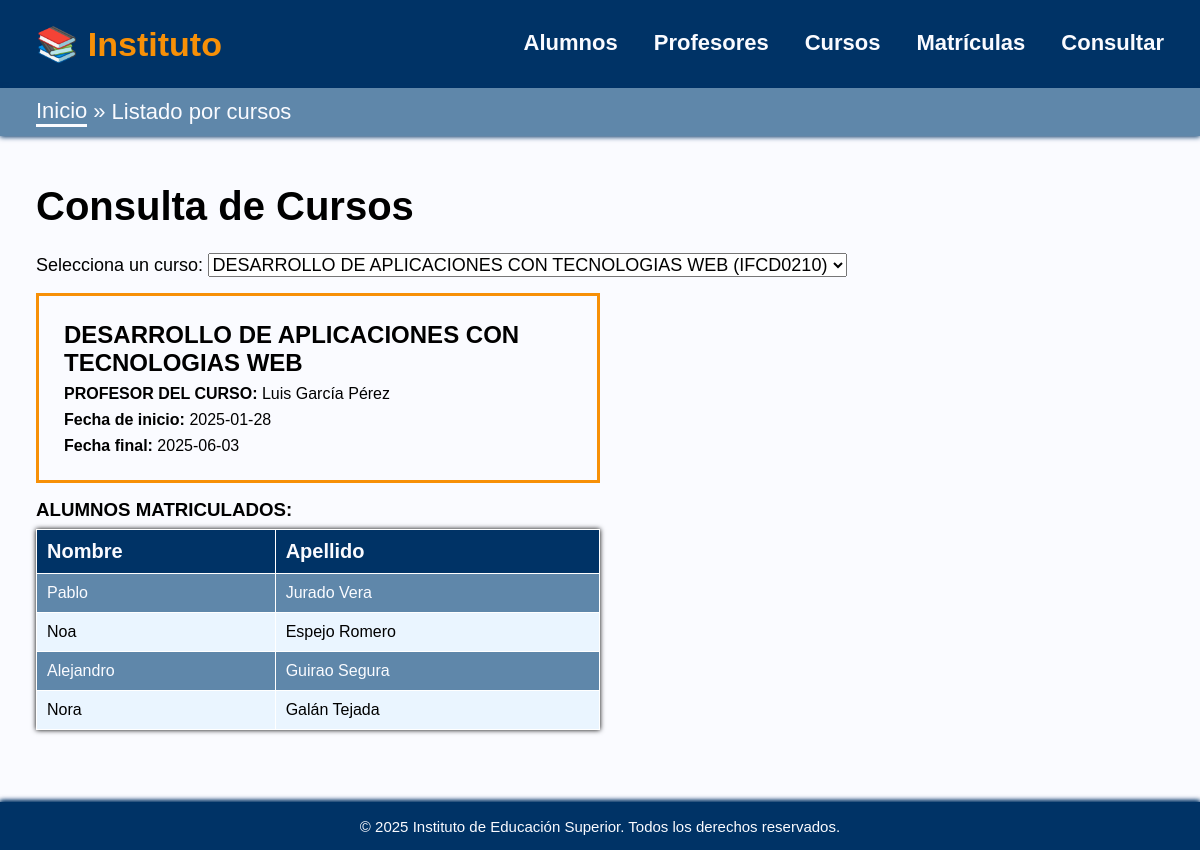
Screenshot of /consultas.php?buscar=IFCD0210 with the database file from the repository.
### tables this page shows
CREATE TABLE IF NOT EXISTS Curso(
    ID_Curso VARCHAR(8) PRIMARY KEY NOT NULL,
    Descripcion VARCHAR(150),
    Nombre_Curso VARCHAR(50),
    Estado_Curso VARCHAR(40) NOT NULL,
    DNIP VARCHAR(9),
    fecha_inicio DATE,
    fecha_fin DATE,
    FOREIGN KEY (DNIP) REFERENCES Profesor(DNI) 
        ON DELETE CASCADE 
        ON UPDATE CASCADE
);

CREATE TABLE IF NOT EXISTS Alumno(
    DNI VARCHAR(9) PRIMARY KEY NOT NULL,
    Cargo VARCHAR(15) NOT NULL,
    Nombre VARCHAR(30) NOT NULL,
    Apellido VARCHAR(60) NOT NULL,
    Telefono VARCHAR(15) NOT NULL,
    fecha_alta DATE NOT NULL,
    fecha_baja DATE,
    Estado_Alumno VARCHAR(40) NOT NULL
);

### consultas.php (the view, shortened to what this page needs)
<?php
$pdo = getPDO();
$cursos = $pdo->query("SELECT ID_Curso, Nombre_Curso FROM Curso ORDER BY Nombre_Curso ASC")->fetchAll(PDO::FETCH_ASSOC);
$cursoSeleccionado = null;
$alumnos = [];
if (!empty($_GET['buscar'])) {
    $idCurso = $_GET['buscar'];
    $stmt = $pdo->prepare("SELECT C.*, CONCAT(P.Nombre, ' ', P.Apellido) AS Nombre_Profesor FROM Curso C LEFT JOIN Profesor P ON C.DNIP = P.DNI WHERE C.ID_Curso = ?");
    $stmt->execute([$idCurso]);
    $cursoSeleccionado = $stmt->fetch(PDO::FETCH_ASSOC);
    $stmt2 = $pdo->prepare("SELECT A.Nombre, A.Apellido, A.DNI FROM Matricula M JOIN Alumno A ON M.DNIA = A.DNI WHERE M.IDCURSO = ?");
    $stmt2->execute([$idCurso]);
    $alumnos = $stmt2->fetchAll(PDO::FETCH_ASSOC);
}
?>
<!DOCTYPE html>
<html lang="es">
<head>
    <link rel="stylesheet" href="css/instituto.css">
</head>
<body>
<?php require "header.php"; ?>
    <div class="breadcrumbs">
        <a href="index.php">Inicio</a> &raquo; <span>Listado por cursos</span>
    </div>
    <main>
        <h1>Consulta de Cursos</h1>
        <form method="get">
            <label class="list" for="buscar">Selecciona un curso:</label>
            <select class="list" name="buscar" id="buscar" onchange="this.form.submit()">
                <?php foreach ($cursos as $curso): ?>
                    <option value="<?= $curso['ID_Curso'] ?>" <?= (isset($_GET['buscar']) && $_GET['buscar'] == $curso['ID_Curso']) ? 'selected' : '' ?>>
                        <?= htmlspecialchars($curso['Nombre_Curso']) ?> (<?= $curso['ID_Curso'] ?>)
                    </option>
                <?php endforeach; ?>
            </select>
        </form>
        <?php if ($cursoSeleccionado): ?>
            <div class="resumen-curso">
                <h2><?= htmlspecialchars($cursoSeleccionado['Nombre_Curso']) ?></h2>
                <span><strong>PROFESOR DEL CURSO:</strong> <?= htmlspecialchars($cursoSeleccionado['Nombre_Profesor'] ?? 'No asignado') ?></span>
                <span><strong>Fecha de inicio:</strong> <?= $cursoSeleccionado['fecha_inicio'] ?></span>
                <span><strong>Fecha final:</strong> <?= $cursoSeleccionado['fecha_fin'] ?? 'No asignada' ?></span>
            </div>
            <h3>ALUMNOS MATRICULADOS:</h3>
            <?php if (count($alumnos) > 0): ?>
                <table class="little">
                    <tr>
                        <th>Nombre</th>
                        <th>Apellido</th>
                    </tr>
                    <?php foreach ($alumnos as $a): ?>
                        <tr>
                            <td><?= htmlspecialchars($a['Nombre']) ?></td>
                            <td><?= htmlspecialchars($a['Apellido']) ?></td>
                        </tr>
                    <?php endforeach; ?>
                </table>
            <?php else: ?>
                <p>No hay alumnos matriculados en este curso.</p>
            <?php endif; ?>
        <?php elseif (isset($_GET['buscar'])): ?>
            <p><strong>Curso no encontrado.</strong></p>
        <?php endif; ?>
    </main>
 <footer><?php require "footer.php"; ?></footer>
</body>
</html>

### css/instituto.css (style rules this page uses)
:root { --background: #fafbff; --thtable: #036; --modify: #f79007; --buton: #D27C32; --delete: rgb(0, 20, 41); --thtableligh: #d0e9ff; --table1: #eaf5ff; --table2: #5f87aa; --border: #ffffff; }
html { scrollbar-width: none }
* { padding: 0; margin: 0px; box-sizing: border-box; font-family: Arial, sans-serif; }
body { background-color: var(--background); overflow-y: auto; }
footer { background-color: var(--thtable); color: var(--background); display: flex; justify-content: center; align-items: center; padding: 0vh 3vw; height: 6vh; position: fixed; bottom: 0; width: 100%; font-size: 15px; box-shadow: 0px -1px 5px var(--thtable); }
.breadcrumbs { background-color: var(--table2); padding: 1vh 3vw; height: 6vh; display: flex; justify-content: start; align-items: center; gap: .5vw; font-size: 22px; color: var(--background); box-shadow: 0px 1px 5px var(--thtable); }
.breadcrumbs a { text-decoration: none; color: var(--background); border-bottom: 3px solid var(--background); transition: all .3s ease; }
main { padding: 6vh 3vw 11vh; }
main h1 { margin-bottom: 3vh; font-size: 40px; }
table { width: 100%; border-collapse: collapse; margin: 4vh 0vw; background-color: var(--table1); box-shadow: 0px 0px 5px black; }
.little { margin-top: 1vh; width: 50%; }
th, td { padding: 10px; border: 1px solid var(--border); text-align: left; }
th { background-color: var(--thtable); color: var(--background); font-weight: 900; font-size: 20px; }
td { font-weight: 500; }
tr:nth-child(even) { background-color: var(--table2); color: var(--background); }
.list { font-size: 18px; }
.resumen-curso { margin: 2vh 0vw; padding: 25px; width: 50%; border: 3px solid var(--modify); display: flex; justify-content: center; align-items: start; flex-direction: column; gap:1vh; }

### rows the page displays
curso: Nombre_Curso "DESARROLLO DE APLICACIONES CON TECNOLOGIAS WEB", fecha_inicio "2025-01-28", fecha_fin "2025-06-03"
alumno: Nombre "Pablo", Apellido "Jurado Vera"
alumno: Nombre "Noa", Apellido "Espejo Romero"
alumno: Nombre "Alejandro", Apellido "Guirao Segura"
alumno: Nombre "Nora", Apellido "Galán Tejada"

### other values shown
$cursoSeleccionado['Nombre_Profesor'] "Luis García Pérez"
form field buscar "DESARROLLO DE APLICACIONES CON TECNOLOGIAS WEB (IFCD0210)"
